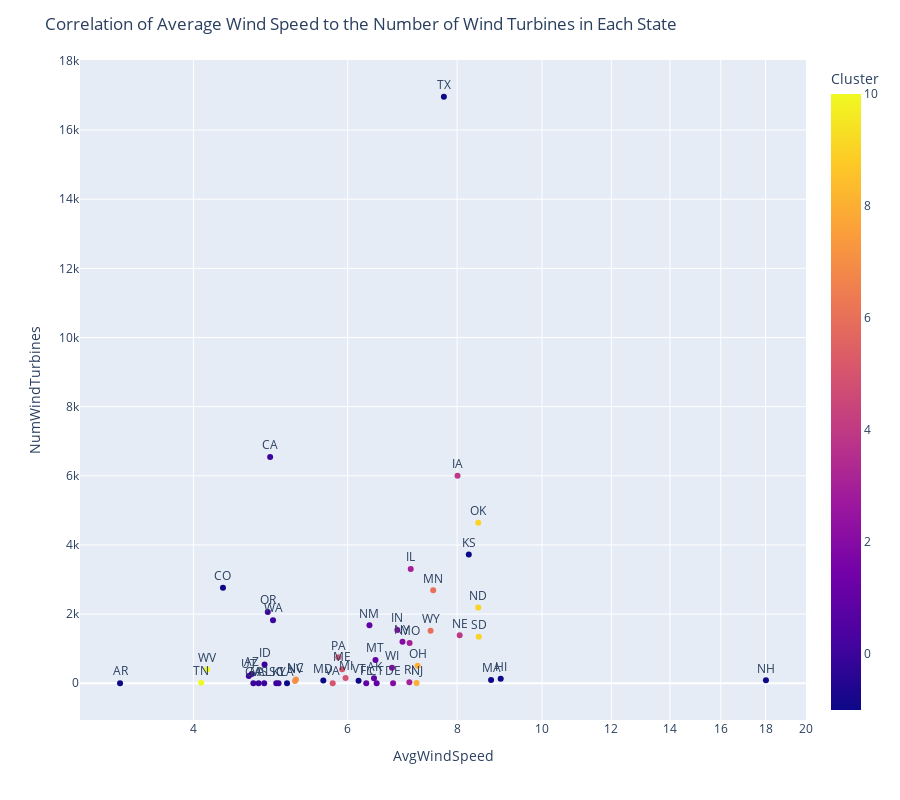

Source (notebook cell):
### Markdown cell above
## 2. Visualization

Before applying machine learning to the dataset, it is important that we get a visual on the complete database. This also served as our testing of the different plotting libraries available.

### Code cell
turbineVisibility()

### Figure 1 — Plotly figure (JSON) as saved in the notebook; plotly's stock layout.template omitted (floating-point values rounded to 4 significant figures)
{"data": [{"hovertemplate": "AvgWindSpeed=%{x}<br>NumWindTurbines=%{y}<br>State=%{text}<br>Cluster=%{marker.color}<extra></extra>", "legendgroup": "", "marker": {"color": [0, 1, 0, -1, 0, -1, 1, 2, 1, 0, -1, 0, 3, 2, 4, -1, 0, -1, 5, -1, -1, 5, 6, 0, 3, 1, 4, 7, -1, 8, 1, 2, 7, 9, 8, 9, 0, 5, 3, 0, 9, 10, -1, 0, -1, 5, 0, 10, 2, 6], "coloraxis": "coloraxis", "symbol": "circle"}, "mode": "markers+text", "name": "", "orientation": "v", "showlegend": false, "text": ["AL", "AK", "AZ", "AR", "CA", "CO", "CT", "DE", "FL", "GA", "HI", "ID", "IL", "IN", "IA", "KS", "KY", "LA", "ME", "MD", "MA", "MI", "MN", "MS", "MO", "MT", "NE", "NV", "NH", "NJ", "NM", "NY", "NC", "ND", "OH", "OK", "OR", "PA", "RI", "SC", "SD", "TN", "TX", "UT", "VT", "VA", "WA", "WV", "WI", "WY"], "textposition": "top center", "type": "scatter", "x": [4.818, 6.43, 4.662, 3.298, 4.894, 4.323, 6.475, 6.76, 6.3, 4.683, 8.972, 4.822, 7.082, 6.837, 8.009, 8.249, 5.003, 5.116, 5.914, 5.628, 8.747, 5.967, 7.513, 4.747, 7.061, 6.455, 8.055, 5.224, 18.02, 7.192, 6.354, 6.93, 5.237, 8.457, 7.212, 8.457, 4.863, 5.856, 7.057, 4.973, 8.47, 4.082, 7.726, 4.627, 6.174, 5.769, 4.931, 4.147, 6.741, 7.461], "xaxis": "x", "y": [0, 141, 269, 1, 6541, 2764, 3, 1, 1, 0, 132, 541, 3308, 1541, 5998, 3723, 0, 0, 408, 80, 92, 153, 2688, 0, 1161, 669, 1387, 68, 84, 6, 1677, 1197, 105, 2194, 503, 4642, 2064, 751, 32, 0, 1343, 18, 16963, 208, 73, 2, 1825, 396, 451, 1517], "yaxis": "y"}], "layout": {"coloraxis": {"colorbar": {"title": {"text": "Cluster"}}, "colorscale": [[0, "#0d0887"], [0.1111, "#46039f"], [0.2222, "#7201a8"], [0.3333, "#9c179e"], [0.4444, "#bd3786"], [0.5556, "#d8576b"], [0.6667, "#ed7953"], [0.7778, "#fb9f3a"], [0.8889, "#fdca26"], [1, "#f0f921"]]}, "height": 800, "legend": {"tracegroupgap": 0}, "margin": {"t": 60}, "title": {"text": "Correlation of Average Wind Speed to the Number of Wind Turbines in Each State"}, "xaxis": {"anchor": "y", "domain": [0, 1], "title": {"text": "AvgWindSpeed"}, "type": "log"}, "yaxis": {"anchor": "x", "domain": [0, 1], "title": {"text": "NumWindTurbines"}}}}
